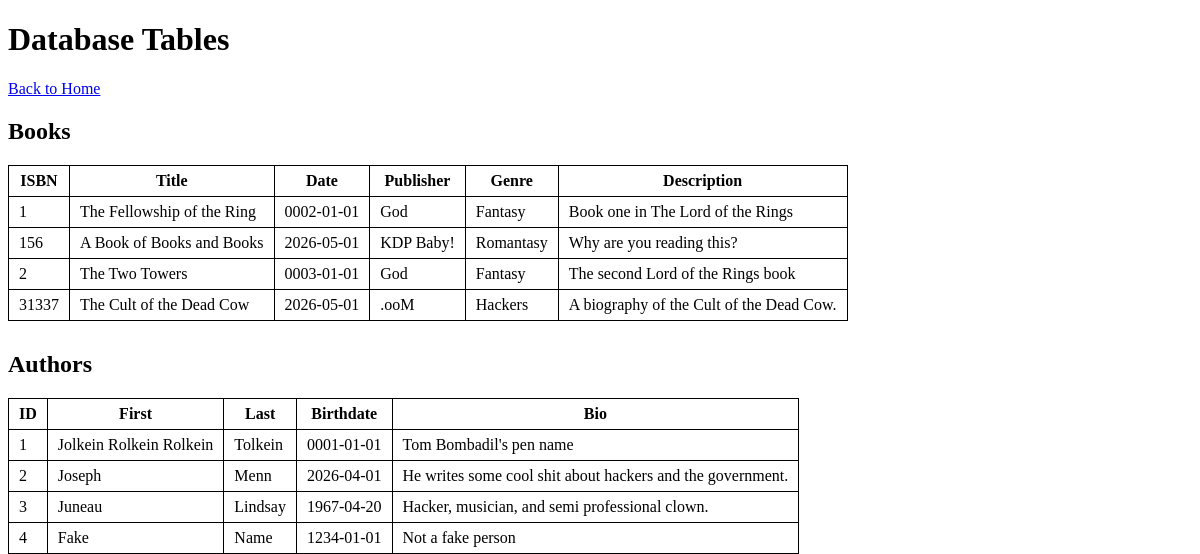
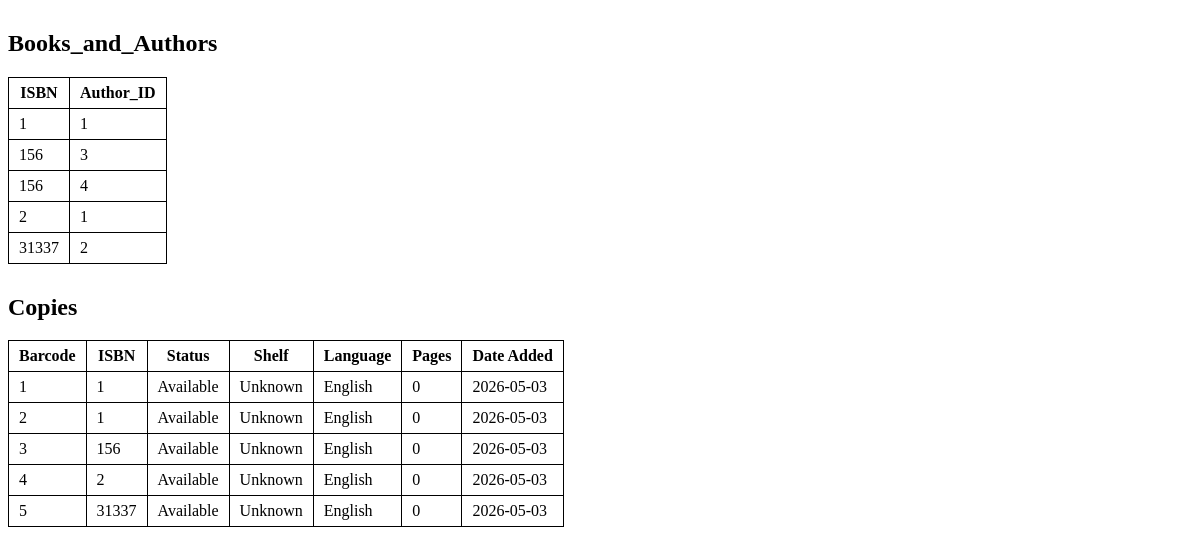
/tables, run on an earlier commit of the app's database (2 pictures, top to bottom).
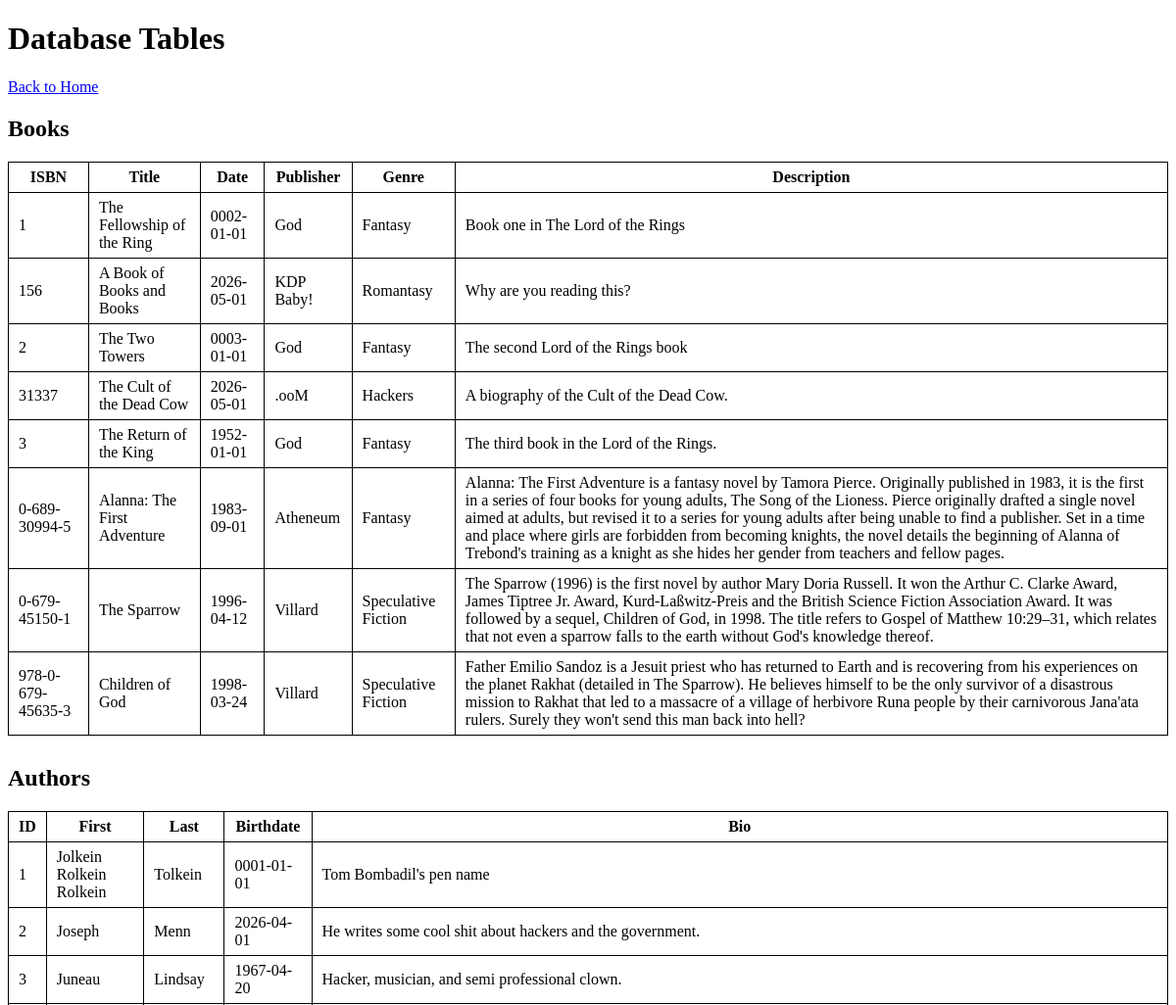
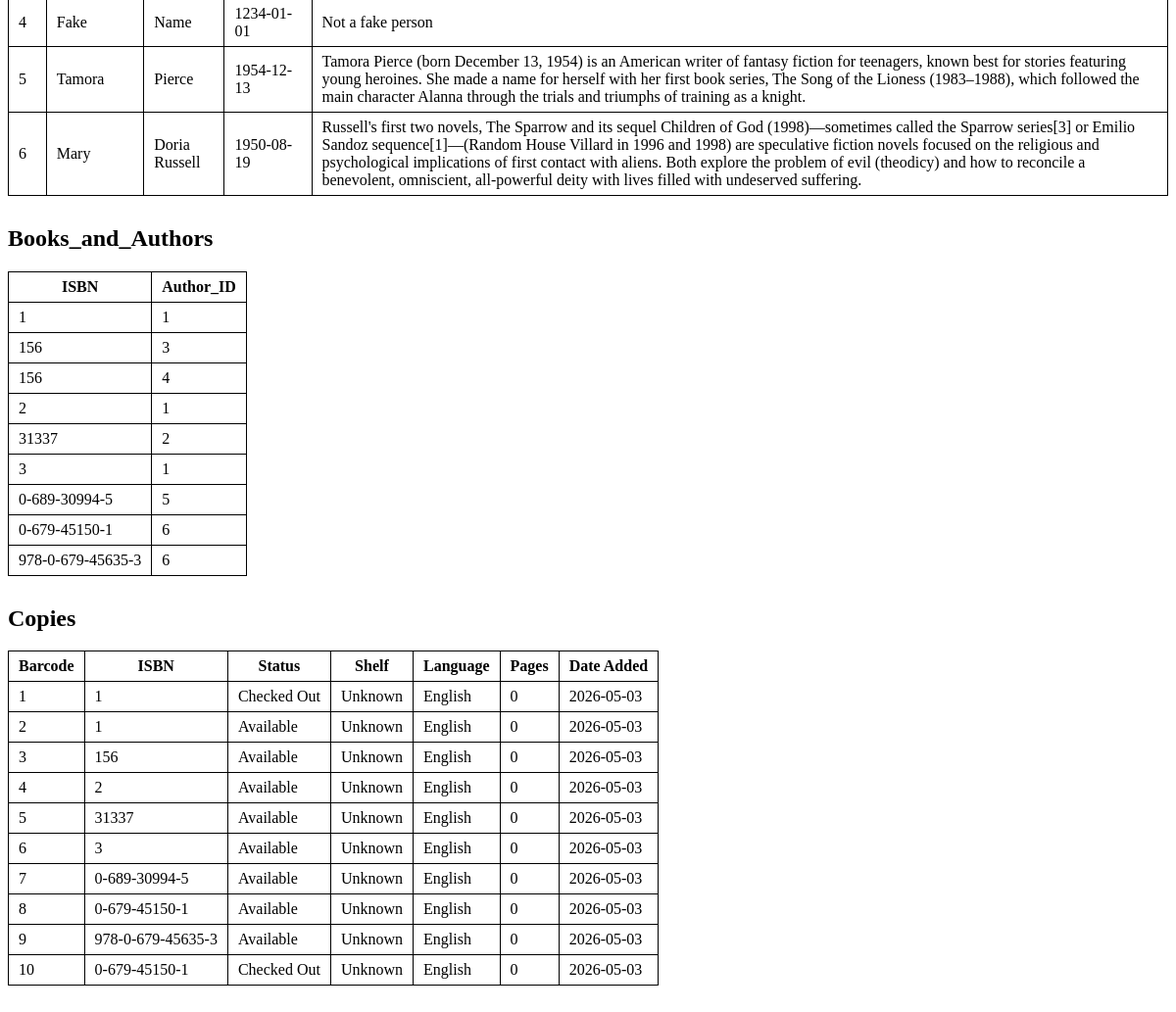
And on a later commit of the database (2 pictures, top to bottom).
### tables this page shows
CREATE TABLE Books (
            ISBN TEXT PRIMARY KEY,
            Title TEXT NOT NULL,
            Date_Pub TEXT,
            Publisher TEXT,
            Genre TEXT,
            Description TEXT
        );

CREATE TABLE Authors (
            Author_ID INTEGER PRIMARY KEY AUTOINCREMENT,
            First_Name TEXT,
            Last_Name TEXT,
            Birthdate TEXT,
            Biography TEXT
        );

CREATE TABLE Books_and_Authors (
            ISBN TEXT,
            Author_ID INTEGER,
            FOREIGN KEY (ISBN) REFERENCES Books (ISBN),
            FOREIGN KEY (Author_ID) REFERENCES Authors (Author_ID)
        );

CREATE TABLE Copies (
            Barcode INTEGER PRIMARY KEY AUTOINCREMENT,
            ISBN TEXT,
            Status TEXT CHECK (Status IN ('Available', 'Checked Out', 'Lost', 'Maintenance', 'On Hold')),
            Shelf TEXT,
            Language TEXT,
            Page_Count INTEGER,
            Date_Added TEXT,
            Checkouts INTEGER DEFAULT 0,
            FOREIGN KEY (ISBN) REFERENCES Books (ISBN)
        );

### app.py (the view)
@app.route('/tables')
def show_tables():
    conn = get_db_connection()
    books = conn.execute('SELECT * FROM Books').fetchall()
    authors = conn.execute('SELECT * FROM Authors').fetchall()
    books_authors = conn.execute('SELECT * FROM Books_and_Authors').fetchall()
    copies = conn.execute('SELECT * FROM Copies').fetchall()
    conn.close()
    return render_template(
        'show_tables.html',
        books=books,
        authors=authors,
        books_authors=books_authors,
        copies=copies
    )

### app.py (called while the page is built)
def get_db_connection():
    conn = sqlite3.connect('database.db')
    conn.row_factory = sqlite3.Row
    return conn

### templates/show_tables.html (shortened to what this page needs)
<!DOCTYPE html>
<html>
<head>
</head>
<body>
<h1>Database Tables</h1>
<a href="/">Back to Home</a>
<h2>Books</h2>
<table>
    <tr>
        <th>ISBN</th><th>Title</th><th>Date</th><th>Publisher</th><th>Genre</th><th>Description</th>
    </tr>
    {% for b in books %}
    <tr>
        <td>{{ b['ISBN'] }}</td>
        <td>{{ b['Title'] }}</td>
        <td>{{ b['Date_Pub'] }}</td>
        <td>{{ b['Publisher'] }}</td>
        <td>{{ b['Genre'] }}</td>
        <td>{{ b['Description'] }}</td>
    </tr>
    {% endfor %}
</table>
<h2>Authors</h2>
<table>
    <tr>
        <th>ID</th><th>First</th><th>Last</th><th>Birthdate</th><th>Bio</th>
    </tr>
    {% for a in authors %}
    <tr>
        <td>{{ a['Author_ID'] }}</td>
        <td>{{ a['First_Name'] }}</td>
        <td>{{ a['Last_Name'] }}</td>
        <td>{{ a['Birthdate'] }}</td>
        <td>{{ a['Biography'] }}</td>
    </tr>
    {% endfor %}
</table>
<h2>Books_and_Authors</h2>
<table>
    <tr>
        <th>ISBN</th><th>Author_ID</th>
    </tr>
    {% for ba in books_authors %}
    <tr>
        <td>{{ ba['ISBN'] }}</td>
        <td>{{ ba['Author_ID'] }}</td>
    </tr>
    {% endfor %}
</table>
<h2>Copies</h2>
<table>
    <tr>
        <th>Barcode</th><th>ISBN</th><th>Status</th><th>Shelf</th>
        <th>Language</th><th>Pages</th><th>Date Added</th>
    </tr>
    {% for c in copies %}
    <tr>
        <td>{{ c['Barcode'] }}</td>
        <td>{{ c['ISBN'] }}</td>
        <td>{{ c['Status'] }}</td>
        <td>{{ c['Shelf'] }}</td>
        <td>{{ c['Language'] }}</td>
        <td>{{ c['Page_Count'] }}</td>
        <td>{{ c['Date_Added'] }}</td>
    </tr>
    {% endfor %}
</table>
</body>
</html>

What changed in the data, as far as the page shows it:
added Books: ISBN "3", Title "The Return of the King", Date_Pub "1952-01-01", Publisher "God", Genre "Fantasy", Description "The third book in the Lord of the Rings."
added Books: ISBN "0-689-30994-5", Title "Alanna: The First Adventure", Date_Pub "1983-09-01", Publisher "Atheneum", Genre "Fantasy", Description "Alanna: The First Adventure is a fantasy novel by Tamora Pierce. Originally published in 1983, it is the first in a series of four books for young adults, The Song of the Lioness. Pierce originally drafted a single novel aimed at adults, but revised it to a series for young adults after being unable to find a publisher. Set in a time and place where girls are forbidden from becoming knights, the novel details the beginning of Alanna of Trebond's training as a knight as she hides her gender from teachers and fellow pages."
added Books: ISBN "0-679-45150-1", Title "The Sparrow", Date_Pub "1996-04-12", Publisher "Villard", Genre "Speculative Fiction", Description "The Sparrow (1996) is the first novel by author Mary Doria Russell. It won the Arthur C. Clarke Award, James Tiptree Jr. Award, Kurd-Laßwitz-Preis and the British Science Fiction Association Award. It was followed by a sequel, Children of God, in 1998. The title refers to Gospel of Matthew 10:29–31, which relates that not even a sparrow falls to the earth without God's knowledge thereof."
added Books: ISBN "978-0-679-45635-3", Title "Children of God", Date_Pub "1998-03-24", Publisher "Villard", Genre "Speculative Fiction", Description "Father Emilio Sandoz is a Jesuit priest who has returned to Earth and is recovering from his experiences on the planet Rakhat (detailed in The Sparrow). He believes himself to be the only survivor of a disastrous mission to Rakhat that led to a massacre of a village of herbivore Runa people by their carnivorous Jana'ata rulers. Surely they won't send this man back into hell?"
added Authors: Author_ID "5", First_Name "Tamora", Last_Name "Pierce", Birthdate "1954-12-13", Biography "Tamora Pierce (born December 13, 1954) is an American writer of fantasy fiction for teenagers, known best for stories featuring young heroines. She made a name for herself with her first book series, The Song of the Lioness (1983–1988), which followed the main character Alanna through the trials and triumphs of training as a knight."
added Authors: Author_ID "6", First_Name "Mary", Last_Name "Doria Russell", Birthdate "1950-08-19", Biography "Russell's first two novels, The Sparrow and its sequel Children of God (1998)—sometimes called the Sparrow series[3] or Emilio Sandoz sequence[1]—(Random House Villard in 1996 and 1998) are speculative fiction novels focused on the religious and psychological implications of first contact with aliens. Both explore the problem of evil (theodicy) and how to reconcile a benevolent, omniscient, all-powerful deity with lives filled with undeserved suffering."
added Books_and_Authors: ISBN "3", Author_ID "1"
added Books_and_Authors: ISBN "0-689-30994-5", Author_ID "5"
added Books_and_Authors: ISBN "0-679-45150-1", Author_ID "6"
added Books_and_Authors: ISBN "978-0-679-45635-3", Author_ID "6"
changed Copies id 1: Status "Available" → "Checked Out"
added Copies: Barcode "6", ISBN "3", Status "Available", Shelf "Unknown", Language "English", Page_Count "0", Date_Added "2026-05-03"
added Copies: Barcode "7", ISBN "0-689-30994-5", Status "Available", Shelf "Unknown", Language "English", Page_Count "0", Date_Added "2026-05-03"
added Copies: Barcode "8", ISBN "0-679-45150-1", Status "Available", Shelf "Unknown", Language "English", Page_Count "0", Date_Added "2026-05-03"
added Copies: Barcode "9", ISBN "978-0-679-45635-3", Status "Available", Shelf "Unknown", Language "English", Page_Count "0", Date_Added "2026-05-03"
added Copies: Barcode "10", ISBN "0-679-45150-1", Status "Checked Out", Shelf "Unknown", Language "English", Page_Count "0", Date_Added "2026-05-03"
